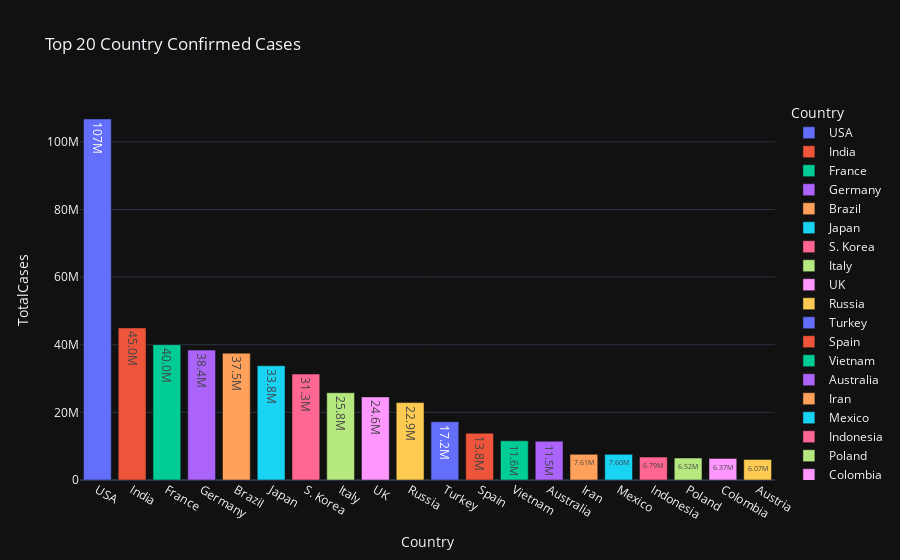

The notebook cell saved with this chart:
### Code cell
px.bar(country_Confirmed,x='Country',y='TotalCases',color='Country',text_auto='.3s',title='Top 20 Country Confirmed Cases',template="plotly_dark")

### Figure 1 — Plotly figure (JSON) as saved in the notebook; plotly's stock layout.template omitted (floating-point values rounded to 4 significant figures)
{"data": [{"alignmentgroup": "True", "hovertemplate": "Country=%{x}<br>TotalCases=%{y}<extra></extra>", "legendgroup": "USA", "marker": {"color": "#636efa", "pattern": {"shape": ""}}, "name": "USA", "offsetgroup": "USA", "orientation": "v", "showlegend": true, "textposition": "auto", "texttemplate": "%{y:.3s}", "type": "bar", "x": ["USA"], "xaxis": "x", "y": [106772583], "yaxis": "y"}, {"alignmentgroup": "True", "hovertemplate": "Country=%{x}<br>TotalCases=%{y}<extra></extra>", "legendgroup": "India", "marker": {"color": "#EF553B", "pattern": {"shape": ""}}, "name": "India", "offsetgroup": "India", "orientation": "v", "showlegend": true, "textposition": "auto", "texttemplate": "%{y:.3s}", "type": "bar", "x": ["India"], "xaxis": "x", "y": [44974909], "yaxis": "y"}, {"alignmentgroup": "True", "hovertemplate": "Country=%{x}<br>TotalCases=%{y}<extra></extra>", "legendgroup": "France", "marker": {"color": "#00cc96", "pattern": {"shape": ""}}, "name": "France", "offsetgroup": "France", "orientation": "v", "showlegend": true, "textposition": "auto", "texttemplate": "%{y:.3s}", "type": "bar", "x": ["France"], "xaxis": "x", "y": [40029701], "yaxis": "y"}, {"alignmentgroup": "True", "hovertemplate": "Country=%{x}<br>TotalCases=%{y}<extra></extra>", "legendgroup": "Germany", "marker": {"color": "#ab63fa", "pattern": {"shape": ""}}, "name": "Germany", "offsetgroup": "Germany", "orientation": "v", "showlegend": true, "textposition": "auto", "texttemplate": "%{y:.3s}", "type": "bar", "x": ["Germany"], "xaxis": "x", "y": [38414388], "yaxis": "y"}, {"alignmentgroup": "True", "hovertemplate": "Country=%{x}<br>TotalCases=%{y}<extra></extra>", "legendgroup": "Brazil", "marker": {"color": "#FFA15A", "pattern": {"shape": ""}}, "name": "Brazil", "offsetgroup": "Brazil", "orientation": "v", "showlegend": true, "textposition": "auto", "texttemplate": "%{y:.3s}", "type": "bar", "x": ["Brazil"], "xaxis": "x", "y": [37511921], "yaxis": "y"}, {"alignmentgroup": "True", "hovertemplate": "Country=%{x}<br>TotalCases=%{y}<extra></extra>", "legendgroup": "Japan", "marker": {"color": "#19d3f3", "pattern": {"shape": ""}}, "name": "Japan", "offsetgroup": "Japan", "orientation": "v", "showlegend": true, "textposition": "auto", "texttemplate": "%{y:.3s}", "type": "bar", "x": ["Japan"], "xaxis": "x", "y": [33803572], "yaxis": "y"}, {"alignmentgroup": "True", "hovertemplate": "Country=%{x}<br>TotalCases=%{y}<extra></extra>", "legendgroup": "S. Korea", "marker": {"color": "#FF6692", "pattern": {"shape": ""}}, "name": "S. Korea", "offsetgroup": "S. Korea", "orientation": "v", "showlegend": true, "textposition": "auto", "texttemplate": "%{y:.3s}", "type": "bar", "x": ["S. Korea"], "xaxis": "x", "y": [31331112], "yaxis": "y"}, {"alignmentgroup": "True", "hovertemplate": "Country=%{x}<br>TotalCases=%{y}<extra></extra>", "legendgroup": "Italy", "marker": {"color": "#B6E880", "pattern": {"shape": ""}}, "name": "Italy", "offsetgroup": "Italy", "orientation": "v", "showlegend": true, "textposition": "auto", "texttemplate": "%{y:.3s}", "type": "bar", "x": ["Italy"], "xaxis": "x", "y": [25809208], "yaxis": "y"}, {"alignmentgroup": "True", "hovertemplate": "Country=%{x}<br>TotalCases=%{y}<extra></extra>", "legendgroup": "UK", "marker": {"color": "#FF97FF", "pattern": {"shape": ""}}, "name": "UK", "offsetgroup": "UK", "orientation": "v", "showlegend": true, "textposition": "auto", "texttemplate": "%{y:.3s}", "type": "bar", "x": ["UK"], "xaxis": "x", "y": [24569895], "yaxis": "y"}, {"alignmentgroup": "True", "hovertemplate": "Country=%{x}<br>TotalCases=%{y}<extra></extra>", "legendgroup": "Russia", "marker": {"color": "#FECB52", "pattern": {"shape": ""}}, "name": "Russia", "offsetgroup": "Russia", "orientation": "v", "showlegend": true, "textposition": "auto", "texttemplate": "%{y:.3s}", "type": "bar", "x": ["Russia"], "xaxis": "x", "y": [22886898], "yaxis": "y"}, {"alignmentgroup": "True", "hovertemplate": "Country=%{x}<br>TotalCases=%{y}<extra></extra>", "legendgroup": "Turkey", "marker": {"color": "#636efa", "pattern": {"shape": ""}}, "name": "Turkey", "offsetgroup": "Turkey", "orientation": "v", "showlegend": true, "textposition": "auto", "texttemplate": "%{y:.3s}", "type": "bar", "x": ["Turkey"], "xaxis": "x", "y": [17232066], "yaxis": "y"}, {"alignmentgroup": "True", "hovertemplate": "Country=%{x}<br>TotalCases=%{y}<extra></extra>", "legendgroup": "Spain", "marker": {"color": "#EF553B", "pattern": {"shape": ""}}, "name": "Spain", "offsetgroup": "Spain", "orientation": "v", "showlegend": true, "textposition": "auto", "texttemplate": "%{y:.3s}", "type": "bar", "x": ["Spain"], "xaxis": "x", "y": [13845825], "yaxis": "y"}, {"alignmentgroup": "True", "hovertemplate": "Country=%{x}<br>TotalCases=%{y}<extra></extra>", "legendgroup": "Vietnam", "marker": {"color": "#00cc96", "pattern": {"shape": ""}}, "name": "Vietnam", "offsetgroup": "Vietnam", "orientation": "v", "showlegend": true, "textposition": "auto", "texttemplate": "%{y:.3s}", "type": "bar", "x": ["Vietnam"], "xaxis": "x", "y": [11582567], "yaxis": "y"}, {"alignmentgroup": "True", "hovertemplate": "Country=%{x}<br>TotalCases=%{y}<extra></extra>", "legendgroup": "Australia", "marker": {"color": "#ab63fa", "pattern": {"shape": ""}}, "name": "Australia", "offsetgroup": "Australia", "orientation": "v", "showlegend": true, "textposition": "auto", "texttemplate": "%{y:.3s}", "type": "bar", "x": ["Australia"], "xaxis": "x", "y": [11472222], "yaxis": "y"}, {"alignmentgroup": "True", "hovertemplate": "Country=%{x}<br>TotalCases=%{y}<extra></extra>", "legendgroup": "Iran", "marker": {"color": "#FFA15A", "pattern": {"shape": ""}}, "name": "Iran", "offsetgroup": "Iran", "orientation": "v", "showlegend": true, "textposition": "auto", "texttemplate": "%{y:.3s}", "type": "bar", "x": ["Iran"], "xaxis": "x", "y": [7607744], "yaxis": "y"}, {"alignmentgroup": "True", "hovertemplate": "Country=%{x}<br>TotalCases=%{y}<extra></extra>", "legendgroup": "Mexico", "marker": {"color": "#19d3f3", "pattern": {"shape": ""}}, "name": "Mexico", "offsetgroup": "Mexico", "orientation": "v", "showlegend": true, "textposition": "auto", "texttemplate": "%{y:.3s}", "type": "bar", "x": ["Mexico"], "xaxis": "x", "y": [7597890], "yaxis": "y"}, {"alignmentgroup": "True", "hovertemplate": "Country=%{x}<br>TotalCases=%{y}<extra></extra>", "legendgroup": "Indonesia", "marker": {"color": "#FF6692", "pattern": {"shape": ""}}, "name": "Indonesia", "offsetgroup": "Indonesia", "orientation": "v", "showlegend": true, "textposition": "auto", "texttemplate": "%{y:.3s}", "type": "bar", "x": ["Indonesia"], "xaxis": "x", "y": [6792173], "yaxis": "y"}, {"alignmentgroup": "True", "hovertemplate": "Country=%{x}<br>TotalCases=%{y}<extra></extra>", "legendgroup": "Poland", "marker": {"color": "#B6E880", "pattern": {"shape": ""}}, "name": "Poland", "offsetgroup": "Poland", "orientation": "v", "showlegend": true, "textposition": "auto", "texttemplate": "%{y:.3s}", "type": "bar", "x": ["Poland"], "xaxis": "x", "y": [6515154], "yaxis": "y"}, {"alignmentgroup": "True", "hovertemplate": "Country=%{x}<br>TotalCases=%{y}<extra></extra>", "legendgroup": "Colombia", "marker": {"color": "#FF97FF", "pattern": {"shape": ""}}, "name": "Colombia", "offsetgroup": "Colombia", "orientation": "v", "showlegend": true, "textposition": "auto", "texttemplate": "%{y:.3s}", "type": "bar", "x": ["Colombia"], "xaxis": "x", "y": [6365262], "yaxis": "y"}, {"alignmentgroup": "True", "hovertemplate": "Country=%{x}<br>TotalCases=%{y}<extra></extra>", "legendgroup": "Austria", "marker": {"color": "#FECB52", "pattern": {"shape": ""}}, "name": "Austria", "offsetgroup": "Austria", "orientation": "v", "showlegend": true, "textposition": "auto", "texttemplate": "%{y:.3s}", "type": "bar", "x": ["Austria"], "xaxis": "x", "y": [6070587], "yaxis": "y"}], "layout": {"barmode": "relative", "legend": {"title": {"text": "Country"}, "tracegroupgap": 0}, "title": {"text": "Top 20 Country Confirmed Cases"}, "xaxis": {"anchor": "y", "categoryarray": ["USA", "India", "France", "Germany", "Brazil", "Japan", "S. Korea", "Italy", "UK", "Russia", "Turkey", "Spain", "Vietnam", "Australia", "Iran", "Mexico", "Indonesia", "Poland", "Colombia", "Austria"], "categoryorder": "array", "domain": [0, 1], "title": {"text": "Country"}}, "yaxis": {"anchor": "x", "domain": [0, 1], "title": {"text": "TotalCases"}}}}
